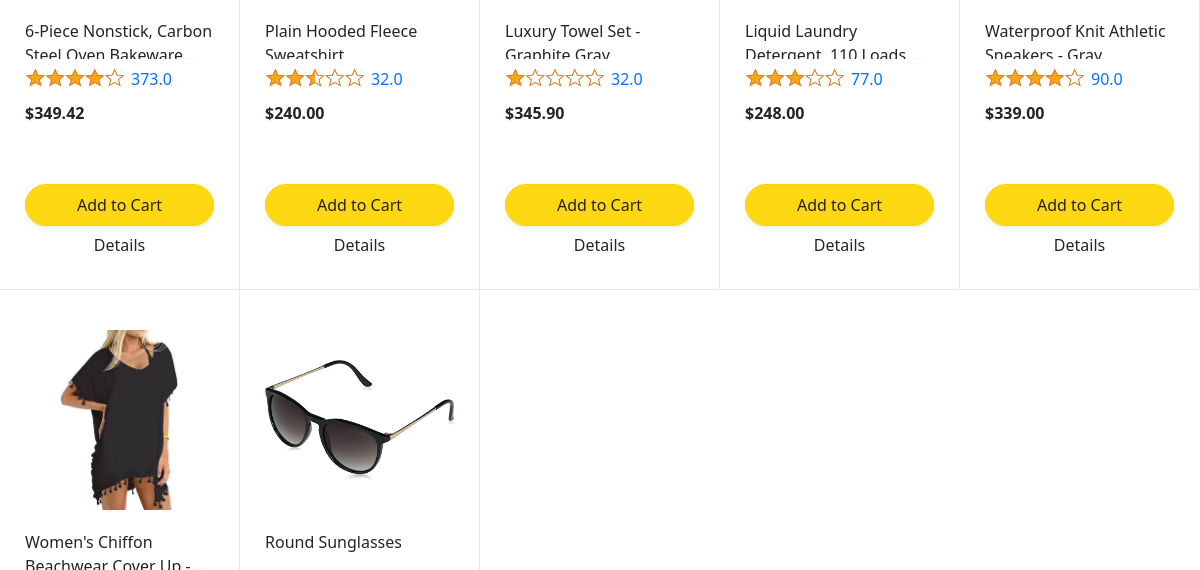
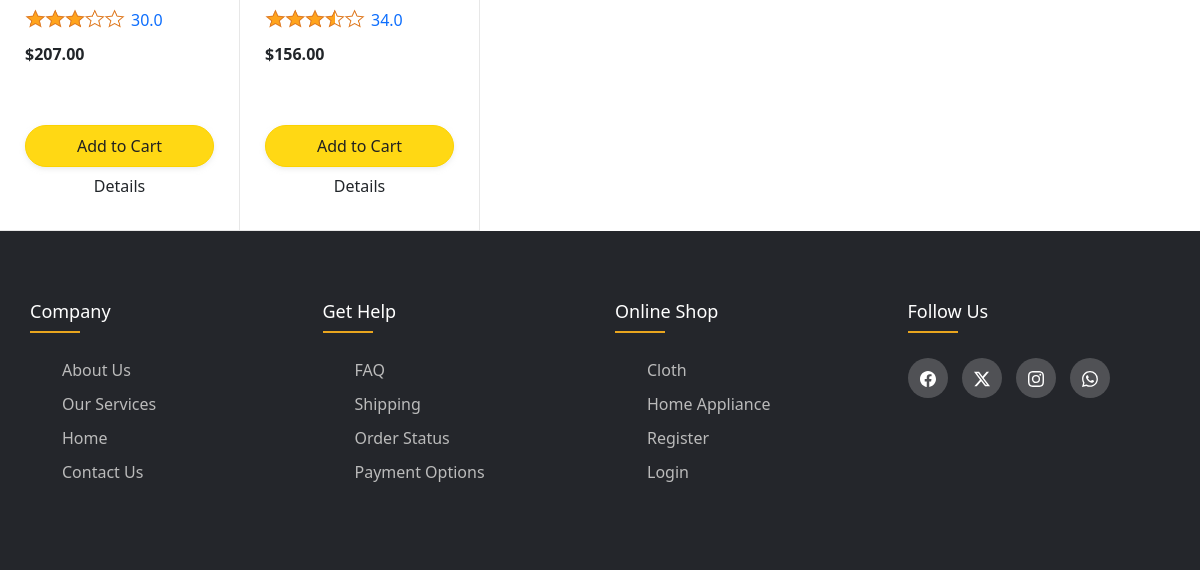
Before: / (lower part) with the older database file (2 pictures, top to bottom).
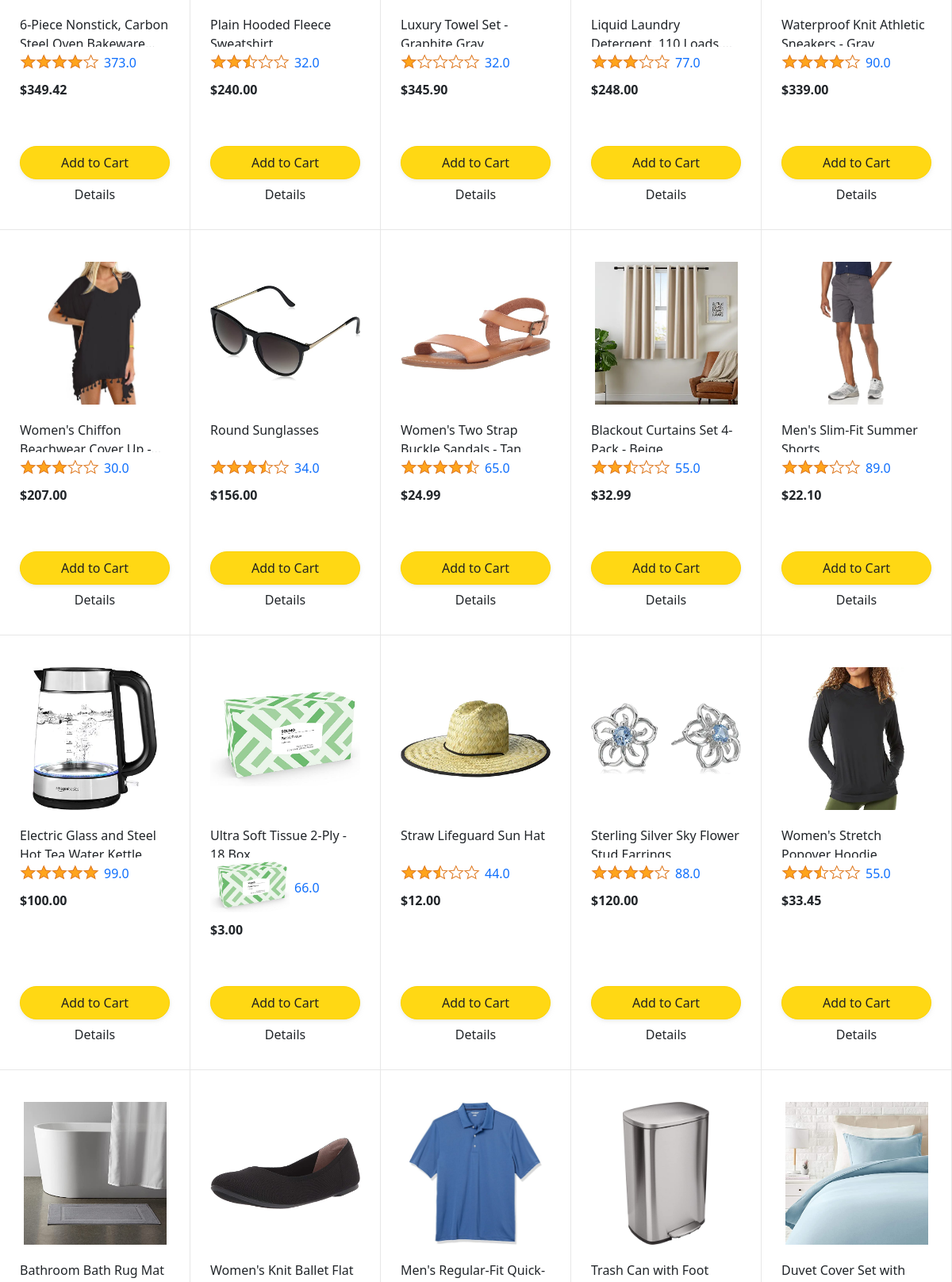
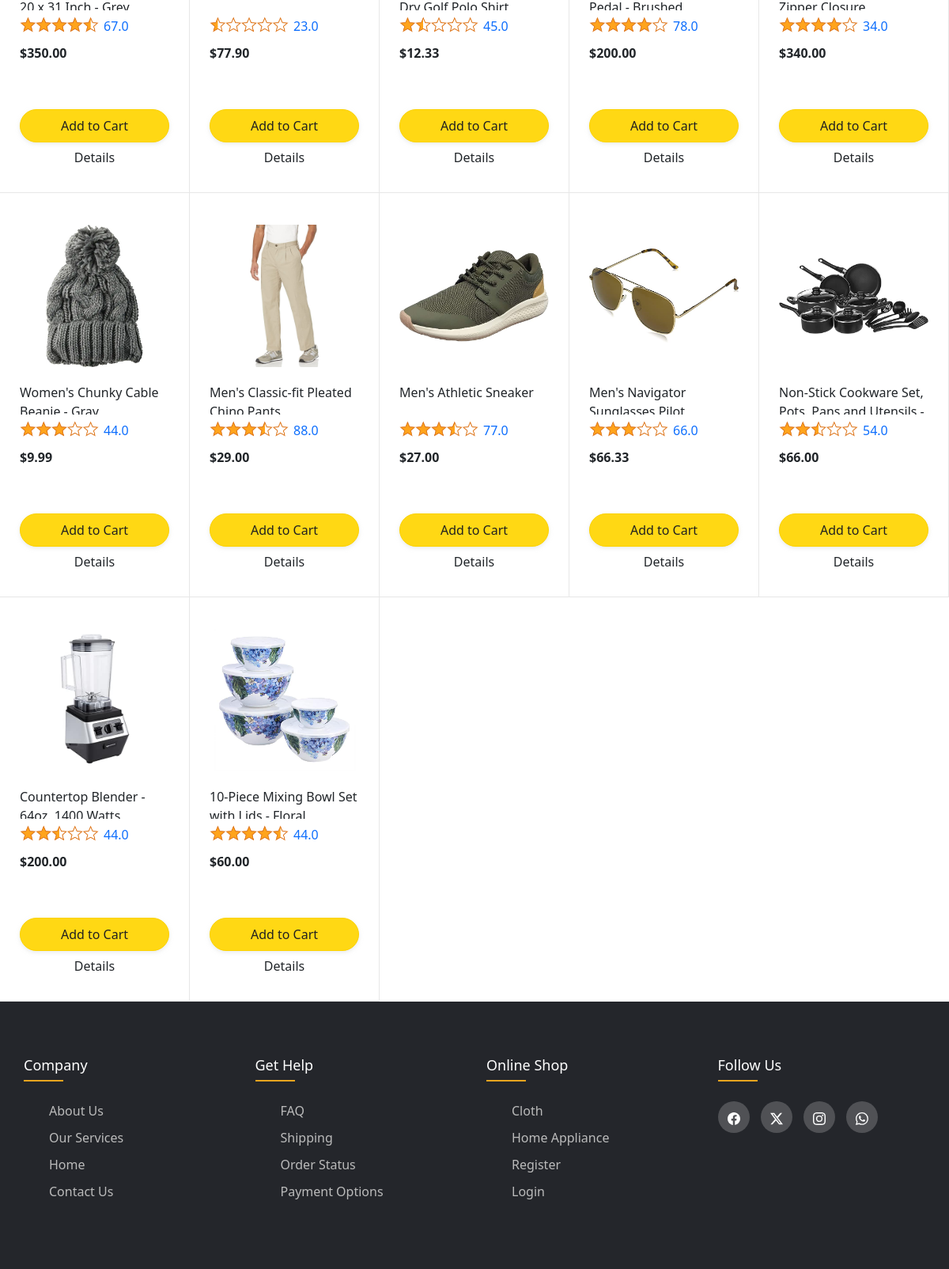
After: the same page with the newer database file (2 pictures, top to bottom).
### products/models.py (models this page shows, shortened)
class Product(models.Model):
    name = models.CharField(max_length=200,null=True)
    appearance = models.CharField(max_length=100,null=True)
    price = models.FloatField()
    digital = models.BooleanField(default=False, null=True,blank=False)
    image = models.ImageField(null=True,blank=True)
    star = models.ImageField(null=True,blank=True)
    rating = models.FloatField()
    available = models.BooleanField(default=True, null=True,blank=False)
    category = models.CharField(max_length=100,null=True)
    description = models.TextField(max_length=700,null=True)
    @property
    def imageURL(self):
        try:
            url = self.image.url
        except:
            url = ''
        return url
    @property
    def starURL(self):
        try:
            url = self.star.url
        except:
            url = ''
        return url

### products/views.py (the view)
# urls.py: path('',views.index, name='index'),
def index(request):
    if request.user.is_authenticated:
        customer = request.user.customer
        order,created = Order.objects.get_or_create(customer=customer,complete=False)
        items = order.orderitem_set.all()
        cartItems = order.get_cart_items
    else:
        items = []
        order = {'get_cart_total': 0,'get_cart_items': 0,'shipping':False}
        cartItems = order['get_cart_items']
    products = Product.objects.all()
    context = {'products':products,'cartItems':cartItems,'items':items}
    return render(request,'product_page/index.html',context)

### products/templates/product_page/index.html (shortened to what this page needs)
{% extends "layout.html" %}
{% block content %}
    <div class="main">
        <div class="products-grid js-product-grid">
          {% for product in products %}
          <div class="product-container">
            <div class="product-image-container">
              <img class="product-image"
                src="{{product.imageURL}}" title="{{product.name}}">
            </div>
            <div class="product-name limit-text-to-2-lines">
              {{product.name}}
            </div>
            <div class="product-rating-container">
              <img class="product-rating-stars"
                src="{{product.starURL}}"/>
              <div class="product-rating-count link-primary">
                {{product.rating}}
              </div>
            </div>
            <div class="product-price">
              ${{product.price|floatformat:2}}
            </div>
            <div class="product-spacer"></div>
            <button data-product={{product.id}} data-action="add" type="button" value="{{product.id}}" id="add_cart" class="add-to-cart-button button-primary update-cart" >
              Add to Cart
            </button>
            <a class="btn" href="{% url 'products:detail' str=product.name %}">Details</a>
          </div>
          {% endfor %}
        </div>
      </div>
{% endblock  %}

### templates/layout.html (shortened to what this page needs)
<!DOCTYPE html>
{% load static %}
<html>
  <head>
    <link rel="stylesheet" href="{% static 'styles/shared/general.css' %}">
    <link rel="stylesheet" href="{% static 'styles/shared/amazon-header.css' %}">
    <link rel="stylesheet" href=" {% static 'styles/pages/amazon.css' %}">
    <link rel="stylesheet" href="/static/styles/style.css">
    <link href="https://cdn.jsdelivr.net/npm/bootstrap@5.3.3/dist/css/bootstrap.min.css" rel="stylesheet">
    <link href="https://cdn.jsdelivr.net/npm/bootstrap@5.3.3/dist/css/bootstrap.min.css" rel="stylesheet">
  </head>
  <body>
    {% block content %}
    {% endblock  %}
      <footer class="footers">
        <div class="container1">
            <div class="row1">
                <div class="footer-col">
                    <h4>company</h4>
                    <ul>
                        <li><a href="{% url 'products:about' %}">About us</a></li>
                        <li><a href="{% url 'products:our_service' %}">Our services</a></li>
                        <li><a href="{% url 'products:index' %}">Home</a></li>
                        <li><a href="{% url 'products:contact_me' %} ">Contact Us</a></li>
                    </ul>
                </div>
                <div class="footer-col">
                    <h4>get help</h4>
                    <ul>
                        <li><a href="#">FAQ</a></li>
                        <li><a href="{% url 'products:checkout' %}">Shipping</a></li>
                        <li><a href="{% url 'products:cart' %}">order status</a></li>
                        <li><a href="{% url 'products:checkout' %}">payment options</a></li>
                    </ul>
                </div>
                <div class="footer-col">
                    <h4>online shop</h4>
                    <ul>
                        <li><a href="http://127.0.0.1:8000/detail_of/Women's%20Chiffon%20Beachwear%20Cover%20Up%20-%20Black">Cloth</a></li>
                        <li><a href="http://127.0.0.1:8000/detail_of/2%20Slot%20Toaster%20-%20Black">Home appliance</a></li>
                        {% if user.is_authenticated %}
                        <li><form action="{% url 'users:logout' %}" method='post'>
                          {% csrf_token %}
                          <button class="btn btn-dark">Logout</button>
                        </form></li>
                        <li><a href="{% url 'products:checkout' %}">Checkout</a></li>
                        {% else %}
                        <li><a href="{% url 'users:register' %}">Register</a></li>
                        <li><a href="{% url 'users:login' %}">Login</a></li>
                        {% endif %}
                    </ul>
                </div>
                <div class="footer-col">
                    <h4>follow us</h4>
                    <div class="social-links">
                        <a href="#"></a>
                        <a href="#"><svg xmlns="http://www.w3.org/2000/svg" width="16" height="16" fill="currentColor" class="bi bi-twitter-x" viewBox="0 0 16 16">
                          <path d="M12.6.75h2.454l-5.36 6.142L16 15.25h-4.937l-3.867-5.07-4.425 5.07H.316l5.733-6.57L0 .75h5.063l3.495 4.633L12.601.75Zm-.86 13.028h1.36L4.323 2.145H2.865z"/>
                        </svg></i></a>
                        <a href="#"></a>
                        <a href="#"></a>
                    </div>
                </div>
            </div>
          </div>
      </footer>
  </body>
</html>

### static/styles/shared/general.css (style rules this page uses)
body { font-family: Roboto, Arial; color: rgb(33, 33, 33); margin: 0; }
button { cursor: pointer; }
input, select, button { font-family: Roboto, Arial; }
.button-primary { color: rgb(33, 33, 33); background-color: rgb(255, 216, 20); border: 1px solid rgb(252, 210, 0); border-radius: 8px; cursor: pointer; box-shadow: 0 2px 5px rgba(213, 217, 217, 0.5); }
.limit-text-to-2-lines { display: -webkit-box; -webkit-line-clamp: 2; -webkit-box-orient: vertical; overflow: hidden; }
.link-primary { color: rgb(1, 124, 182); cursor: pointer; }

### static/styles/pages/amazon.css (style rules this page uses)
.main { margin-top: 60px; }
.products-grid { display: grid; grid-template-columns: repeat(8, 1fr); }
@media (max-width: 2000px) { .products-grid { grid-template-columns: repeat(7, 1fr); } }
@media (max-width: 1600px) { .products-grid { grid-template-columns: repeat(6, 1fr); } }
@media (max-width: 1300px) { .products-grid { grid-template-columns: repeat(5, 1fr); } }
.product-container { padding-top: 40px; padding-bottom: 25px; padding-left: 25px; padding-right: 25px; border-right: 1px solid rgb(231, 231, 231); border-bottom: 1px solid rgb(231, 231, 231); display: flex; flex-direction: column; }
.product-image-container { display: flex; justify-content: center; align-items: center; height: 180px; margin-bottom: 20px; }
.product-image { max-width: 100%; max-height: 100%; }
.product-name { height: 40px; margin-bottom: 5px; }
.product-rating-container { display: flex; align-items: center; margin-bottom: 10px; }
.product-rating-stars { width: 100px; margin-right: 6px; }
.product-rating-count { color: rgb(1, 124, 182); cursor: pointer; margin-top: 3px; }
.product-price { font-weight: 700; margin-bottom: 10px; }
.product-spacer { flex: 1; }
.add-to-cart-button { width: 100%; padding: 8px; border-radius: 50px; }

### static/styles/style.css (style rules this page uses)
body { line-height: 1.5; font-family: 'Poppins', sans-serif; }
* { margin:0; padding:0; box-sizing: border-box; }
.container1 { max-width: 1170px; margin:auto; }
.row1 { display: flex; flex-wrap: wrap; }
ul { list-style: none; }
.footers { background-color: #24262b; padding: 70px 0; }
.footer-col { width: 25%; padding: 0 15px; }
.footer-col h4 { font-size: 18px; color: #ffffff; text-transform: capitalize; margin-bottom: 35px; font-weight: 500; position: relative; }
.footer-col h4::before { content: ''; position: absolute; left:0; bottom: -10px; background-color: #e9a51e; height: 2px; box-sizing: border-box; width: 50px; }
.footer-col ul li:not(:last-child) { margin-bottom: 10px; }
.footer-col ul li a { font-size: 16px; text-transform: capitalize; color: #ffffff; text-decoration: none; font-weight: 300; color: #bbbbbb; display: block; transition: all 0.3s ease; }
.footer-col .social-links a { display: inline-block; height: 40px; width: 40px; background-color: rgba(255,255,255,0.2); margin:0 10px 10px 0; text-align: center; line-height: 40px; border-radius: 50%; color: #ffffff; transition: all 0.5s ease; }

Changed rows visible on the page:
added Product: imageURL (picture), name "Women's Two…", starURL (picture), rating "65.0", price "24.99", {{ product.id }} 14 (drawn)
added Product: imageURL (picture), name "Blackout Curtains…", starURL (picture), rating "55.0", price "32.99", {{ product.id }} 15 (drawn)
added Product: imageURL (picture), name "Men's Slim-Fit…", starURL (picture), rating "89.0", price "22.10", {{ product.id }} 16 (drawn)
added Product: imageURL (picture), name "Electric Glass and…", starURL (picture), rating "99.0", price "100.00", {{ product.id }} 17 (drawn)
added Product: imageURL (picture), name "Ultra Soft Tissue 2-Ply…", starURL (picture), rating "66.0", price "3.00", {{ product.id }} 18 (drawn)
added Product: imageURL (picture), name "Straw Lifeguard Sun Hat", starURL (picture), rating "44.0", price "12.00", {{ product.id }} 19 (drawn)
added Product: imageURL (picture), name "Sterling Silver Sky…", starURL (picture), rating "88.0", price "120.00", {{ product.id }} 20 (drawn)
added Product: imageURL (picture), name "Women's…", starURL (picture), rating "55.0", price "33.45", {{ product.id }} 21 (drawn)
added Product: imageURL (picture), name "Bathroom Bath Rug…", starURL (picture), rating "67.0", price "350.00", {{ product.id }} 22 (drawn)
added Product: imageURL (picture), name "Women's Knit Ballet Flat", starURL (picture), rating "23.0", price "77.90", {{ product.id }} 23 (drawn)
added Product: imageURL (picture), name "Men's…", starURL (picture), rating "45.0", price "12.33", {{ product.id }} 24 (drawn)
added Product: imageURL (picture), name "Trash Can with…", starURL (picture), rating "78.0", price "200.00", {{ product.id }} 25 (drawn)
added Product: imageURL (picture), name "Duvet Cover Set…", starURL (picture), rating "34.0", price "340.00", {{ product.id }} 26 (drawn)
added Product: imageURL (picture), name "Women's Chunky…", starURL (picture), rating "44.0", price "9.99", {{ product.id }} 27 (drawn)
added Product: imageURL (picture), name "Men's Classic-fit…", starURL (picture), rating "88.0", price "29.00", {{ product.id }} 28 (drawn)
added Product: imageURL (picture), name "Men's Athletic Sneaker", starURL (picture), rating "77.0", price "27.00", {{ product.id }} 29 (drawn)
added Product: imageURL (picture), name "Men's…", starURL (picture), rating "66.0", price "66.33", {{ product.id }} 30 (drawn)
added Product: imageURL (picture), name "Non-Stick Cookware…", starURL (picture), rating "54.0", price "66.00", {{ product.id }} 31 (drawn)
added Product: imageURL (picture), name "Countertop Blender…", starURL (picture), rating "44.0", price "200.00", {{ product.id }} 32 (drawn)
added Product: imageURL (picture), name "10-Piece Mixing Bowl…", starURL (picture), rating "44.0", price "60.00", {{ product.id }} 33 (drawn)
